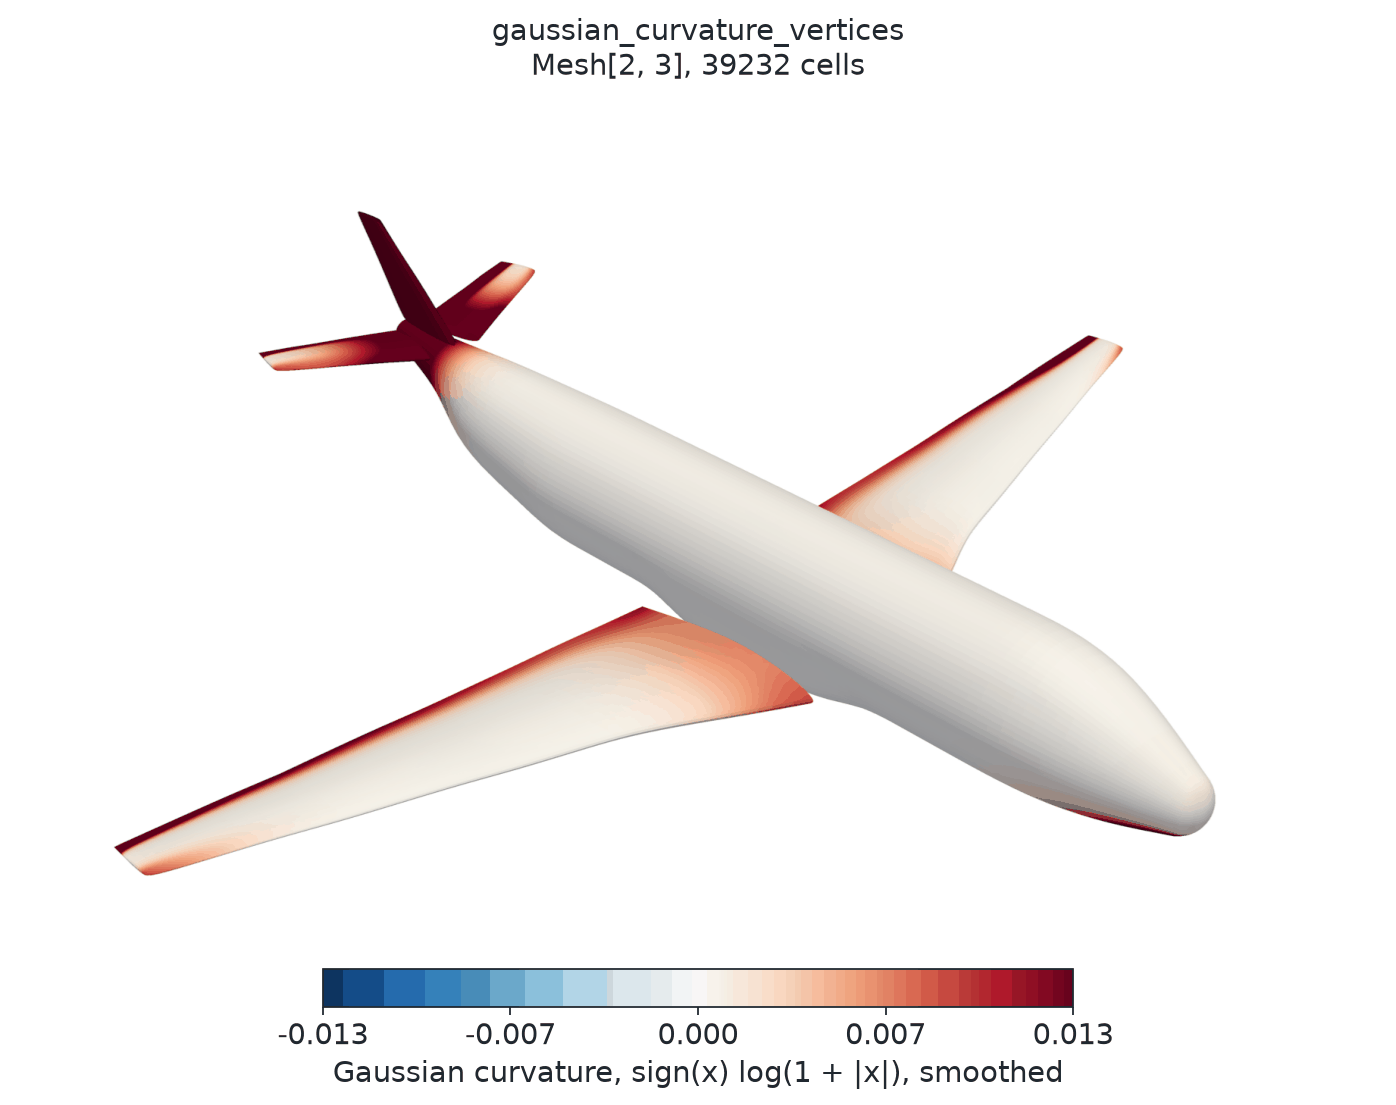

Generate this figure with Python:
# SPDX-FileCopyrightText: Copyright (c) 2023 - 2026 NVIDIA CORPORATION & AFFILIATES.
# SPDX-FileCopyrightText: All rights reserved.
# SPDX-License-Identifier: Apache-2.0
#
# Licensed under the Apache License, Version 2.0 (the "License");
# you may not use this file except in compliance with the License.
# You may obtain a copy of the License at
#
# http://www.apache.org/licenses/LICENSE-2.0
#
# Unless required by applicable law or agreed to in writing, software
# distributed under the License is distributed on an "AS IS" BASIS,
# WITHOUT WARRANTIES OR CONDITIONS OF ANY KIND, either express or implied.
# See the License for the specific language governing permissions and
# limitations under the License.

"""Render the PyVista stock airplane mesh colored by Gaussian curvature."""

from pathlib import Path

import matplotlib.pyplot as plt
import numpy as np
import pyvista as pv
import torch
from _style import DIVERGING, mesh_label, save
from matplotlib.colors import TwoSlopeNorm

from physicsnemo.mesh.io import from_pyvista, to_pyvista

pv.OFF_SCREEN = True

OUTPUT = Path(__file__).parent / "airplane_gaussian_curvature.png"


def _smoothed_curvature(mesh):
    """Return the log-scaled Gaussian curvature, smoothed by neighbor averaging."""

    # The airplane has open boundary edges, where curvature is NaN.
    values = torch.nan_to_num(mesh.gaussian_curvature_vertices, nan=0.0)
    values = values.sign() * values.abs().log1p()
    # Iterated neighbor averaging suppresses per-vertex noise of the estimate.
    source, target = mesh.get_point_to_points_adjacency().expand_to_pairs()
    for _ in range(50):
        neighbor_sum = torch.zeros_like(values)
        counts = torch.zeros_like(values)
        neighbor_sum.scatter_add_(0, target, values[source])
        counts.scatter_add_(0, target, torch.ones_like(values[source]))
        values = 0.3 * values + 0.7 * neighbor_sum / counts.clamp(min=1)
    return values


def main():
    """Generate the documentation image."""

    mesh = from_pyvista(pv.examples.load_airplane()).clean()
    # Loop subdivision gives a smoother surface for the discrete estimate.
    mesh = mesh.subdivide(levels=2, filter="loop")
    values = _smoothed_curvature(mesh).numpy()
    # Symmetric limits keep zero white. The 80th percentile keeps the sharp edges
    # from compressing the bulk variation into one color.
    limit = float(np.percentile(np.abs(values), 80))
    norm = TwoSlopeNorm(vmin=-limit, vcenter=0.0, vmax=limit)

    pv_mesh = to_pyvista(mesh)
    pv_mesh.point_data["curvature"] = values
    plotter = pv.Plotter(off_screen=True, window_size=(1800, 1150))
    plotter.enable_anti_aliasing("ssaa")
    plotter.set_background("white")
    plotter.add_mesh(
        pv_mesh,
        scalars="curvature",
        cmap=DIVERGING,
        clim=(-limit, limit),
        show_scalar_bar=False,
        ambient=0.35,
        diffuse=0.7,
    )
    # Scale-relative camera, shared with airplane.py.
    center = mesh.points.mean(dim=0).numpy().tolist()
    diagonal = float((mesh.points.amax(dim=0) - mesh.points.amin(dim=0)).norm())
    eye = [
        center[0] - 0.7 * diagonal,
        center[1] - 0.7 * diagonal,
        center[2] + 0.6 * diagonal,
    ]
    plotter.camera_position = [eye, center, (0.0, 0.0, 1.0)]
    plotter.camera.zoom(1.25)
    image = plotter.screenshot(return_img=True)
    plotter.close()

    figure, axis = plt.subplots(figsize=(11.0, 7.8))
    axis.imshow(image)
    axis.set_title(f"gaussian_curvature_vertices\n{mesh_label(mesh)}")
    axis.set_axis_off()
    colorbar = figure.colorbar(
        plt.cm.ScalarMappable(norm=norm, cmap=DIVERGING),
        ax=axis,
        orientation="horizontal",
        fraction=0.04,
        pad=0.01,
        shrink=0.55,
    )
    colorbar.set_label("Gaussian curvature, sign(x) log(1 + |x|), smoothed")
    ticks = np.linspace(-limit, limit, 5)
    colorbar.set_ticks(ticks, labels=[f"{tick:.3f}" for tick in ticks])
    save(figure, OUTPUT, tight=True)


if __name__ == "__main__":
    main()
